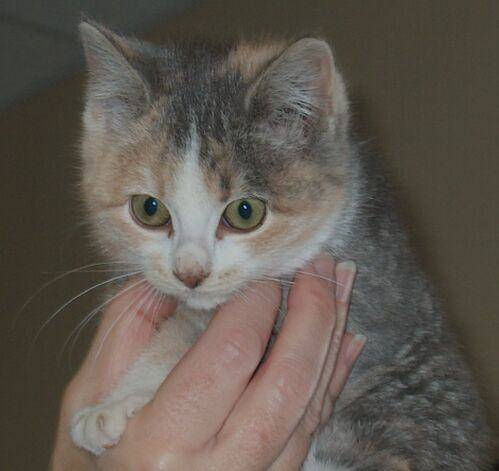
#> input picture datasets/animals/cats/cats_00008.jpg, 499 x 471 px
$ python knn.py --dataset datasets/animals/cats
#> lines starting #> are read from the running program, lines starting #| are printed output that depends on the picture
### pyimagesearch/datasets/simpledatasetloader.py
import numpy as np
import cv2
import os


class SimpleDatasetLoader:
    def __init__(self, preprocessors=None):
        self.preprocessors = preprocessors

        if self.preprocessors is None:
            self.preprocessors = []

    def load(self, imagePaths, verbose=-1):
#> called with verbose = 500
        data = []
        labels = []

        for (i, imagePath) in enumerate(imagePaths):
            image = cv2.imread(imagePath)
#> image is the input picture: shape (471, 499, 3); mean B, G, R 81, 89, 96.6
            label = imagePath.split(os.path.sep)[-2]

            if self.preprocessors is not None:
                for p in self.preprocessors:
                    image = p.preprocess(image)
#> this loop made 1 pass
#> pass 1, in load, `image = p.preprocess(image)`:
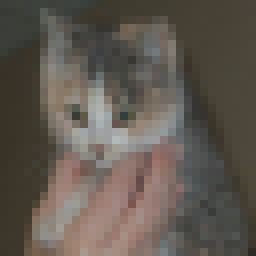
#> image: shape (32, 32, 3) (shown 8 times larger); mean B, G, R 81, 89, 96.6
            data.append(image)
            labels.append(label)

            if verbose > 0 and i > 0 and (i + 1) % verbose == 0:
                print("[INFO] processed {}/{}".format(i + 1, len(imagePaths)))
#> pass 2 of the loop in load, `for (i, imagePath) in enumerate(imagePaths):`:
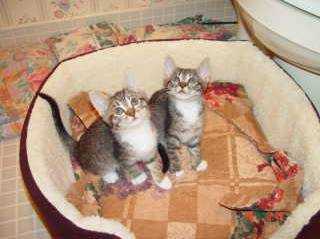
#> input picture datasets/animals/cats/cats_00034.jpg, 320 x 239 px
#> in load, image is the input picture: shape (239, 320, 3); mean B, G, R 128.1, 152.3, 182.6
#> the loop in load, `for p in self.preprocessors:` made 1 pass
#> pass 1, in load, `image = p.preprocess(image)`:
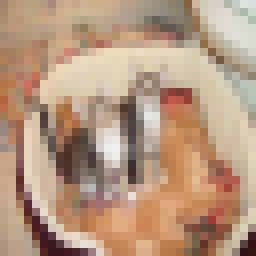
#> image: shape (32, 32, 3) (shown 8 times larger); mean B, G, R 128.1, 152.3, 182.6
        return (np.array(data), np.array(labels))

### preprocessing/simplepreprocessor.py
import cv2


class SimplePreprocessor:
    def __init__(self, width, height, inter=cv2.INTER_AREA):
        self.width = width
        self.height = height
        self.inter = inter

    def preprocess(self, image):
        return cv2.resize(image, (self.width, self.height), interpolation=self.inter)

### knn.py
from sklearn.neighbors import KNeighborsClassifier
from sklearn.preprocessing import LabelEncoder
from sklearn.model_selection import train_test_split
from sklearn.metrics import classification_report
from imutils import paths
import argparse
from pyimagesearch.datasets.simpledatasetloader import SimpleDatasetLoader
from pyimagesearch.preprocessing.simplepreprocessor import SimplePreprocessor

ap = argparse.ArgumentParser()
ap.add_argument("-d", "--dataset", required=True,
                help="path to input dataset")
ap.add_argument("-k", "--neighbors", type=int, default=1,
                help="# of nearest neighbors for classification")
ap.add_argument("-j", "--jobs", type=int, default=-1,
                help="# of jobs for k-NN distance (-1 uses all available cores)")
args = vars(ap.parse_args())

print("[INFO] loading images...")
imagePaths = list(paths.list_images(args["dataset"]))

sp = SimplePreprocessor(32, 32)
sdl = SimpleDatasetLoader(preprocessors=[sp])
(data, labels) = sdl.load(imagePaths, verbose=500)
data = data.reshape((data.shape[0], 3072))
print("[INFO] features matrix: {:.1f}MB".format(
    data.nbytes / (1024 * 1000.0)))
#| [INFO] features matrix: 0.0MB

le = LabelEncoder()
labels = le.fit_transform(labels)
#> labels = [0, 0]
(trainX, testX, trainY, testY) = train_test_split(data, labels,
                                                  test_size=0.25, random_state=42)
#> trainY = [0]; testY = [0]
print("[INFO] evaluating K-NN classifier...")
model = KNeighborsClassifier(n_neighbors=args["neighbors"],
                             n_jobs=args["jobs"])
model.fit(trainX, trainY)
print(classification_report(testY, model.predict(testX),
                            target_names=le.classes_))
#|               precision    recall  f1-score   support
#|         cats       1.00      1.00      1.00         1
#|     accuracy                           1.00         1
#|    macro avg       1.00      1.00      1.00         1
#| weighted avg       1.00      1.00      1.00         1
